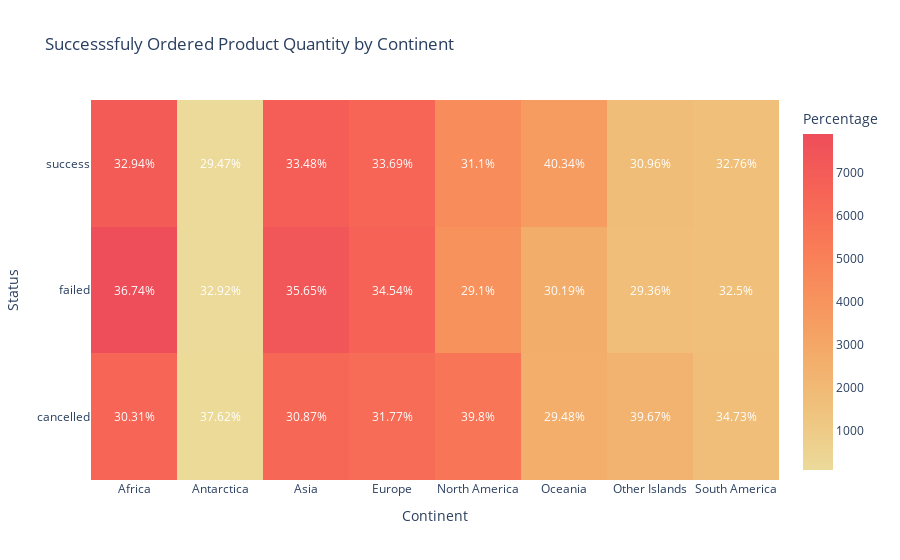

Notebook cell for this chart:
### Code cell


### Figure 1 — Plotly figure (JSON) as saved in the notebook; plotly's stock layout.template omitted (floating-point values rounded to 4 significant figures)
{"data": [{"colorbar": {"title": {"text": "Percentage"}}, "colorscale": [[0, "rgb(236, 218, 154)"], [0.1667, "rgb(239, 196, 126)"], [0.3333, "rgb(243, 173, 106)"], [0.5, "rgb(247, 148, 93)"], [0.6667, "rgb(249, 123, 87)"], [0.8333, "rgb(246, 99, 86)"], [1, "rgb(238, 77, 90)"]], "type": "heatmap", "x": ["Africa", "Antarctica", "Asia", "Europe", "North America", "Oceania", "Other Islands", "South America"], "y": ["cancelled", "failed", "success"], "z": [[6515, 120, 6365, 6094, 5607, 2625, 2328, 1731], [7897, 105, 7349, 6625, 4100, 2688, 1723, 1620], [7080, 94, 6902, 6463, 4382, 3592, 1817, 1633]]}], "layout": {"annotations": [{"font": {"color": "white"}, "showarrow": false, "text": "30.31%", "x": "Africa", "y": "cancelled"}, {"font": {"color": "white"}, "showarrow": false, "text": "37.62%", "x": "Antarctica", "y": "cancelled"}, {"font": {"color": "white"}, "showarrow": false, "text": "30.87%", "x": "Asia", "y": "cancelled"}, {"font": {"color": "white"}, "showarrow": false, "text": "31.77%", "x": "Europe", "y": "cancelled"}, {"font": {"color": "white"}, "showarrow": false, "text": "39.8%", "x": "North America", "y": "cancelled"}, {"font": {"color": "white"}, "showarrow": false, "text": "29.48%", "x": "Oceania", "y": "cancelled"}, {"font": {"color": "white"}, "showarrow": false, "text": "39.67%", "x": "Other Islands", "y": "cancelled"}, {"font": {"color": "white"}, "showarrow": false, "text": "34.73%", "x": "South America", "y": "cancelled"}, {"font": {"color": "white"}, "showarrow": false, "text": "36.74%", "x": "Africa", "y": "failed"}, {"font": {"color": "white"}, "showarrow": false, "text": "32.92%", "x": "Antarctica", "y": "failed"}, {"font": {"color": "white"}, "showarrow": false, "text": "35.65%", "x": "Asia", "y": "failed"}, {"font": {"color": "white"}, "showarrow": false, "text": "34.54%", "x": "Europe", "y": "failed"}, {"font": {"color": "white"}, "showarrow": false, "text": "29.1%", "x": "North America", "y": "failed"}, {"font": {"color": "white"}, "showarrow": false, "text": "30.19%", "x": "Oceania", "y": "failed"}, {"font": {"color": "white"}, "showarrow": false, "text": "29.36%", "x": "Other Islands", "y": "failed"}, {"font": {"color": "white"}, "showarrow": false, "text": "32.5%", "x": "South America", "y": "failed"}, {"font": {"color": "white"}, "showarrow": false, "text": "32.94%", "x": "Africa", "y": "success"}, {"font": {"color": "white"}, "showarrow": false, "text": "29.47%", "x": "Antarctica", "y": "success"}, {"font": {"color": "white"}, "showarrow": false, "text": "33.48%", "x": "Asia", "y": "success"}, {"font": {"color": "white"}, "showarrow": false, "text": "33.69%", "x": "Europe", "y": "success"}, {"font": {"color": "white"}, "showarrow": false, "text": "31.1%", "x": "North America", "y": "success"}, {"font": {"color": "white"}, "showarrow": false, "text": "40.34%", "x": "Oceania", "y": "success"}, {"font": {"color": "white"}, "showarrow": false, "text": "30.96%", "x": "Other Islands", "y": "success"}, {"font": {"color": "white"}, "showarrow": false, "text": "32.76%", "x": "South America", "y": "success"}], "title": {"text": "Successsfuly Ordered Product Quantity by Continent"}, "xaxis": {"title": {"text": "Continent"}}, "yaxis": {"title": {"text": "Status"}}}}
